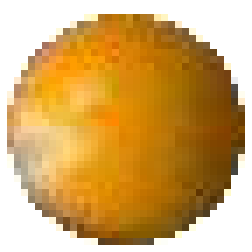
%> input picture new train data/01/01.png, 36 x 36 px (shown 7 times larger); its folder holds only this picture in this run
$ octave main.m   (GNU Octave 9; MATLAB toolbox functions it lacks are replaced by stand-ins)
%> lines starting %> are read from the running program, lines starting %| are printed output that depends on the picture
### matlab/ball detection/hwa_hsv.m
function [histogram] = hwa_hsv( Image_path, bins)
%> called with Image_path = '01/01.png', bins = 5
%HWA Summary of this function goes here
%   Detailed explanation goes here

[Image, map, alpha] = imread(Image_path);
%> Image is the input picture: size 36x36x3 uint8; mean R, G, B 210, 168.4, 101.8
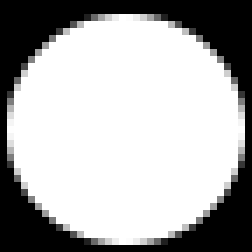
%> alpha: size 36x36 uint8 (shown 7 times larger); min 0, max 255, mean 173.3
%> map = []

sizeimg = size(Image);
%> sizeimg = [36 36 3]
width = sizeimg(2);
%> width = 36
height = sizeimg(1);
%> height = 36

Image = rgb2hsv(Image);
%> Image: size 36x36x3 double; mean H, S, V 0.0737, 0.576, 0.823

pixel_count = 1;

for u=1:width,
    for v=1:height,
        if(alpha(v,u) > 0),
            %if(abs(Image(v,u,1)-131)>3),
            pixel_list_h(pixel_count) = Image(v,u,1);
            pixel_list_s(pixel_count) = Image(v,u,2);
            pixel_list_v(pixel_count) = Image(v,u,3);
            pixel_count = pixel_count + 1;
            %end
        end
    end
end
%> after the loop, pixel_count = 919; pixel_list_h = 918 values, max 0.633 at index 893, min 0.0452 at index 90, mean 0.104; pixel_list_s = 918 values, max 1 at index 176, min 0.0118 at index 907, mean 0.813; pixel_list_v = 918 values, max 1 at index 1, min 0.271 at index 905, mean 0.751

pixel_list_h(pixel_count) = 1;
pixel_list_s(pixel_count) = 1;
pixel_list_v(pixel_count) = 1;

pixel_list_h(pixel_count+1) = 0;
pixel_list_s(pixel_count+1) = 0;
pixel_list_v(pixel_count+1) = 0;


histogram.h = hist(pixel_list_h,bins);
%> histogram.h = [917 0 1 1 1]
histogram.s = hist(pixel_list_s,bins);
%> histogram.s = [36 47 86 134 617]
histogram.v = hist(pixel_list_v,bins);
%> histogram.v = [1 24 204 259 432]

end

### matlab/ball detect mahalanobis/main.m
clc
clear
close all

path_training = 'c:/hyggekaffe/new train data/';

cd (path_training);
d = dir(path_training);
d = d(3:length(d));
bins = 5;

for j=1:length(d),

    if isdir(d(j).name),
    subdir = dir(d(j).name);
    subdirname = d(j).name;
    subdir = subdir(3:length(subdir))

    mahalanobis_train(j).data = zeros(1,bins);

        for k=1:length(subdir),
            file = subdir(k).name
            norm_hist = hwa_hsv([subdirname '/' file],bins);
%> norm_hist = {h [917 0 1 1 1], s [36 47 86 134 617], v [1 24 204 259 432]}
            mahalanobis_train(j).data(k,:) = [norm_hist.h];
        end
    end

    mahalanobis_train(j).mean = mean(mahalanobis_train(j).data)';
    mahalanobis_train(j).cov = cov(mahalanobis_train(j).data);
end
%> pass 2 of the loop `for j=1:length(d),`:
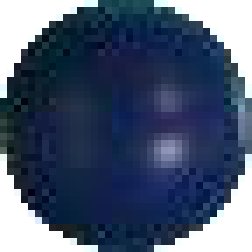
%> input picture new train data/02/02.png, 36 x 36 px (shown 7 times larger)
%> in hwa_hsv, Image is the input picture: size 36x36x3 uint8; mean R, G, B 73.7, 87.9, 112.7
%> in hwa_hsv (call 2), `[Image, map, alpha] = imread(Image_path);`:
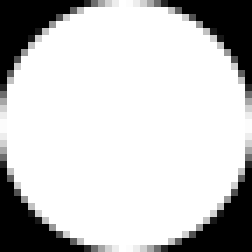
%> alpha: size 36x36 uint8 (shown 7 times larger); min 0, max 255, mean 200.1
%> Image: size 36x36x3 double; mean H, S, V 0.491, 0.54, 0.442
%> after the loop in hwa_hsv (call 2), `for u=1:width,`: pixel_count = 1061; pixel_list_h = 1060 values, max 0.833 at index 29, min 0.409 at index 11, mean 0.601; pixel_list_s = 1060 values, max 1 at index 17, min 0.00784 at index 29, mean 0.66; pixel_list_v = 1060 values, max 1 at index 1, min 0.0549 at index 36, mean 0.318
%> histogram.h = [1 0 399 660 2]
%> histogram.s = [47 72 190 511 242]
%> histogram.v = [145 799 67 10 41]
%> norm_hist = {h [1 0 399 660 2], s [47 72 190 511 242], v [145 799 67 10 41]}

path_ballid = 'c:/hyggekaffe/new test data';
cd (path_ballid);
d = dir(path_ballid);
d = d(3:length(d));

for j=1:length(d),
    path_ball = [path_ballid '/' d(j).name];
    norm_hist = hwa_hsv(path_ball, bins);
    ball_histogram(j).data = [norm_hist.h]';
end

for j=1:length(d),
    for i=1:length(mahalanobis_train),
        DM_Cov(j,i) = (ball_histogram(j).data - mahalanobis_train(i).mean)'*inv(mahalanobis_train(i).cov)*(ball_histogram(j).data - mahalanobis_train(i).mean);
    end
end

clear hist_h hist_s k i n bins Image Image_HSV fname k subdir subdirname j file max_h max_s path_training h norm_hist d ;
